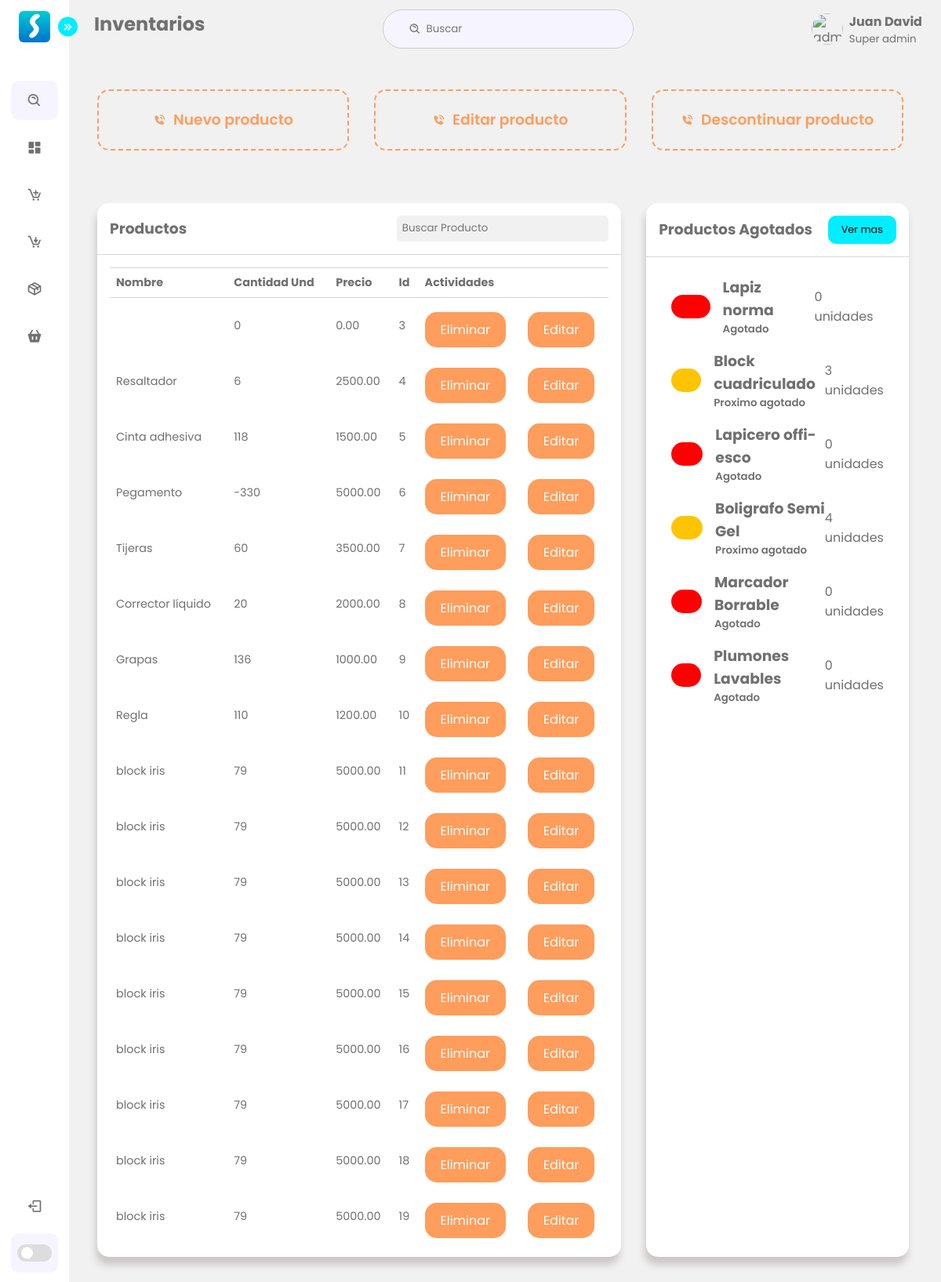
/Views/inventario.php (signed in), run on the app's committed database.
### tables this page shows
CREATE TABLE `productos` (
  `id` int(11) NOT NULL,
  `nombre` varchar(255) NOT NULL,
  `precio` decimal(10,2) NOT NULL,
  `stock` int(11) NOT NULL
);

### Views/inventario.php (the view, shortened to what this page needs)
<html lang="es">
<head>
    <link rel="stylesheet" href="..\Assets\css\dashboard.css">
    <link href='https://unpkg.com/boxicons@2.1.4/css/boxicons.min.css' rel='stylesheet'>
</head>
<body>
<header>
<nav class="sidebar close">
        <header>
            <div class="image-text">
                <span class="image">
                    <img src="..\Assets\img\logo.png"
                        alt="logo_sofmis">
                </span>
            </div>
            <i class='bx bxs-chevrons-right toggle'></i>
        </header>
        <div class="menu-bar">
            <div class="menu">
                <li class="search-box">
                    <i class='bx bx-search-alt icon'></i>
                </li>
                <ul class="menu-links">
                    <li class="nav-link">
                        <a href="../Views/dashboard.php">
                            <i class='bx bxs-dashboard icon'></i>
                        </a>
                    </li>
                    <li class="nav-link">
                        <a href="../Views/ventas.php">
                            <i class='bx bx-cart-add icon'></i>
                        </a>
                    </li>
                    <li class="nav-link">
                        <a href="../Views/compras.php">
                            <i class='bx bx-cart-download icon'></i>
                        </a>
                    </li>
                    <li class="nav-link">
                        <a href="../Views/inventario.php">
                            <i class='bx bx-package icon'></i>
                        </a>
                    </li>
                    <li class="nav-link">
                        <a href="../Views/servicios.php">
                            <i class='bx bxs-basket icon'></i>
                        </a>
                    </li>
                </ul>
            </div>
            <div class="bottom-content">
                <li class="">
                    <a href="index.html">
                        <i class='bx bx-log-out icon'></i>
                    </a>
                </li>
                <li class="mode">
                    <div class="moon-sun">
                    </div>
                    <div class="toggle-switch">
                        <span class="switch"></span>
                    </div>
                </li>
            </div>
        </div>
    </nav>
    <section class="home">
        <header>
            <h2>
                Inventarios
            </h2>
            <div class="search-wrapper">
                <i class='bx bx-search-alt icon'></i>
                <input type="search" placeholder="Buscar">
            </div>
            <div class="user-wrapper">
                <img src="img\foto_perfil.jpg"
                    alt="admin" width="40px" height="40px">
                <div>
                    <h4>Juan David</h4>
                    <small>Super admin</small>
                </div>
        </header>
        <main>
            <a href="..\Models\agregarProducto.php" class="link_buton">
            <div class="botones_principales">
                <div class="tarjetas">
                    <div class="item add-product">
                            <div class="contens_12">
                                <i class='bx bxs-phone-call'></i>
                                <h3>Nuevo producto</h3>
                            </div>
                    </div>
                </div>
            </a>
                <div class="tarjetas">
                    <div class="item add-product">
                        <div id="btn-abrir-modal-editar">
                            <i class='bx bxs-phone-call'></i>
                            <h3>Editar producto</h3>
                        </div>
                    </div>
                </div>
                <div class="tarjetas">
                    <div class="item add-product">
                        <div id="btn-abrir-modal">
                            <i class='bx bxs-phone-call'></i>
                            <h3>Descontinuar producto</h3>
                        </div>
                    </div>
                </div>
            <div class="tabla_inventarios">
                <div class="Productos">
                    <div class="card">
                        <div class="card-header">
                            <h3>Productos</h3>
                            <div class="buscar_produc">
                                <input type="search" placeholder="Buscar Producto">
                            </div>
                        </div>
                        <div class="card-body">
                            <div class="table-responsive">
                                <table width="100%">
                                    <thead>
                                        <tr>
                                            <td>Nombre</td>
                                            <td>Cantidad Und</td>
                                            <td>Precio</td>
                                            <td>Id</td>
                                            <td>Actividades</td>
                                        </tr>
                                    </thead>
                                    <tbody>
                                    <?php
$servername = "localhost";
$username = "root";
$password = "";
$database = "sofmis";
$conn = mysqli_connect($servername, $username, $password, $database);
$query = "SELECT id, nombre, precio, stock FROM productos";
$result = mysqli_query($conn, $query);
if (mysqli_num_rows($result) > 0) {
    while ($row = mysqli_fetch_assoc($result)) {
        echo "<tr>";
        echo "<td>" . $row["nombre"] . "</td>";
        echo "<td>" . $row["stock"] . "</td>";
        echo "<td>" . $row["precio"] . "</td>";
        echo "<td>" . $row["id"] . "</td>";
        echo "<td><form action='..\Models\EliminarProducto.php' method='post'>";
        echo "<input type='submit' value='Eliminar'>";
        echo "</form></td>";
        echo "<td><form action='..\Models\EditarProducto.php' method='post'>";
        echo "<input type='submit' value='Editar'>";
        echo "</form></td>";
        echo "</tr>";
    }
    echo "</table>";
} else {
    echo "No se encontraron productos en la base de datos.";
}
?>
                            </div>
                        </div>
                    </div>
                </div>
                <div class="card">
                    <div class="card-header">
                        <h3>Productos Agotados</h3>
                        <button>Ver mas<span class="las la-arrow-right"></span></button>
                    </div>
                    <div class="card-body">
                        <div class="customer">
                            <div class="info">
                                <div class="produc-agot2">
                                </div>
                                <div>
                                    <h3>Lapiz norma</h3>
                                    <small>Agotado</small>
                                </div>
                            </div>
                            <div>
                                0 unidades
                            </div>
                        </div>
                        <div class="customer">
                            <div class="info">
                                <div class="produc-agot1">
                                </div>
                                <div>
                                    <h3>Block cuadriculado</h3>
                                    <small>Proximo agotado</small>
                                </div>
                            </div>
                            <div>
                                3 unidades
                            </div>
                        </div>
                        <div class="customer">
                            <div class="info">
                                <div class="produc-agot2">
                                </div>
                                <div>
                                    <h3>Lapicero offi-esco</h3>
                                    <small>Agotado</small>
                                </div>
                            </div>
                            <div>
                                0 unidades
                            </div>
                        </div>
                        <div class="customer">
                            <div class="info">
                                <div class="produc-agot1">
                                </div>
                                <div>
                                    <h3>Boligrafo Semi Gel</h3>
                                    <small>Proximo agotado</small>
                                </div>
                            </div>
                            <div>
                                4 unidades
                            </div>
                        </div>
                        <div class="customer">
                            <div class="info">
                                <div class="produc-agot2">
                                </div>
                                <div>
                                    <h3>Marcador Borrable</h3>
                                    <small>Agotado</small>
                                </div>
                            </div>
                            <div>
                                0 unidades
                            </div>
                        </div>
                        <div class="customer">
                            <div class="info">
                                <div class="produc-agot2">
                                </div>
                                <div>
                                    <h3>Plumones Lavables</h3>
                                    <small>Agotado</small>
                                </div>
                            </div>
                            <div>
                                0 unidades
                            </div>
                        </div>
                    </div>
                </div>
            </div>
        </main>
    </section>
</body>
</html>

### data on the page
productos: stock "0", precio "0.00", id "3"
productos: nombre "Resaltador", stock "6", precio "2500.00", id "4"
productos: nombre "Cinta adhesiva", stock "118", precio "1500.00", id "5"
productos: nombre "Pegamento", stock "-330", precio "5000.00", id "6"
productos: nombre "Tijeras", stock "60", precio "3500.00", id "7"
productos: nombre "Corrector líquido", stock "20", precio "2000.00", id "8"
productos: nombre "Grapas", stock "136", precio "1000.00", id "9"
productos: nombre "Regla", stock "110", precio "1200.00", id "10"
productos: nombre "block iris", stock "79", precio "5000.00", id "11"
productos: nombre "block iris", stock "79", precio "5000.00", id "12"
productos: nombre "block iris", stock "79", precio "5000.00", id "13"
productos: nombre "block iris", stock "79", precio "5000.00", id "14"
productos: nombre "block iris", stock "79", precio "5000.00", id "15"
productos: nombre "block iris", stock "79", precio "5000.00", id "16"
productos: nombre "block iris", stock "79", precio "5000.00", id "17"
productos: nombre "block iris", stock "79", precio "5000.00", id "18"
productos: nombre "block iris", stock "79", precio "5000.00", id "19"
